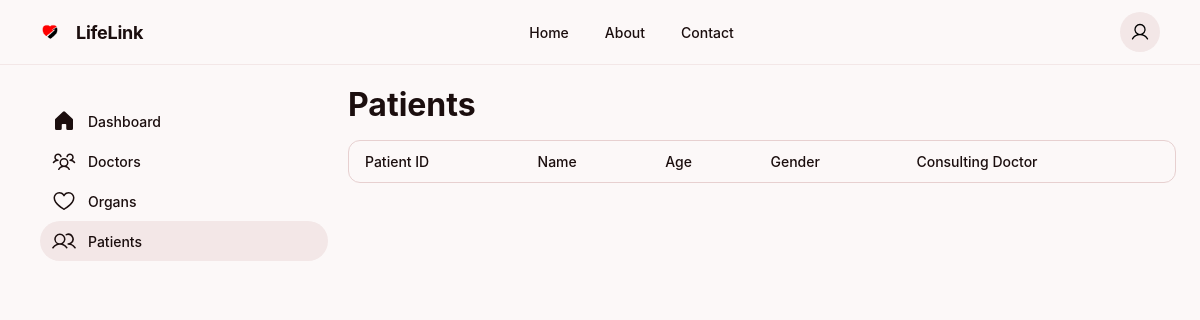
/hospital_patients/1, run on an earlier commit of the app's database.
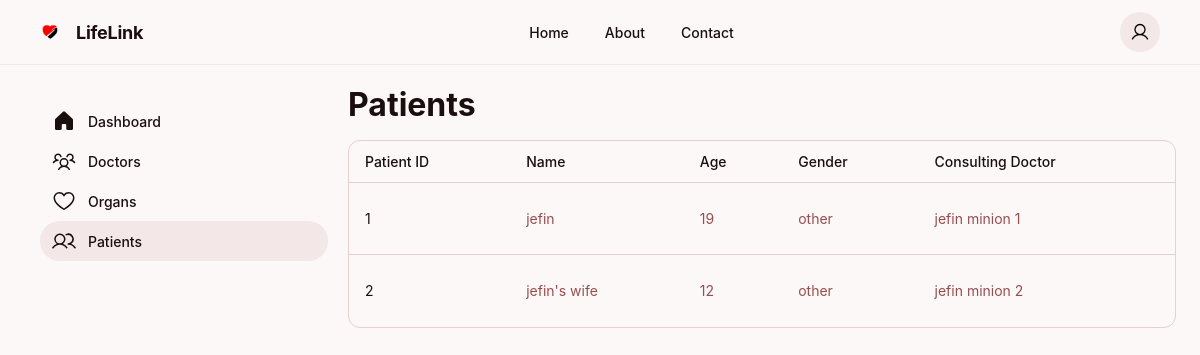
And on a later commit of the database.
### tables/models.py (models this page shows)
class Patient(models.Model):
    patient_name = models.CharField(max_length = 250)
    patient_age = models.IntegerField()
    patient_gender = models.CharField(max_length = 150)
    hospital = models.ForeignKey(Hospital,on_delete = models.SET_NULL, null=True,blank = True)
    doctor = models.ForeignKey(Doctor,on_delete = models.SET_NULL,null = True, blank = True)

class Doctor(models.Model):
    doctor_email = models.EmailField(max_length=254, unique=True, validators=[EmailValidator()])
    license_no = models.CharField(max_length=255)
    name = models.CharField(max_length=255)
    phone_no = models.CharField(max_length=15)
    dob = models.DateField()
    hospital = models.ForeignKey(Hospital, on_delete=models.SET_NULL, null=True, blank=True)
    address = models.CharField(max_length=400,null = True , blank=True)
    pic = models.ImageField(upload_to = "pictures",null=True,blank = True)
    def __str__(self):
        return self.name

### ods/views.py (the view)
# urls.py: path('hospital_patients/<int:id>',views.hospital_patients,name = "hospital_patients"),
def hospital_patients(request,id):
    hospital_info = Hospital.objects.get(id = id)
    patient_info = Patient.objects.filter(hospital = hospital_info.id)
    doctor_info = Doctor.objects.all()
    return render(request,'hospital-patients.html',context = {'id':id , 'hospital_info': hospital_info,'patient_info':patient_info,'doctor_info':doctor_info})

### templates/hospital-patients.html (shortened to what this page needs)
<!DOCTYPE html>
{% load static %}
<html>
<head>
    <link rel="stylesheet" href="{% static 'css/hospital.css' %}">
</head>
<body>
    <header>
        <div class="logo-container">
            <img src="{% static 'images/logo.png'%}" style="height: 20px;"/>
            <h2 class="brand-name">LifeLink</h2>
        </div>
        <nav class="nav-links">
            <a href="#" class="nav-link">Home</a>
            <a href="#" class="nav-link">About</a>
            <a href="#" class="nav-link">Contact</a>
        </nav>
        <div class="header-actions">
            <button class="icon-button">
            </button>
        </div>
    </header>
    <div class="main-container">
        <aside class="sidebar">
            <a href="/hospital_dashboard/{{id}}" class="sidebar-link ">
                Dashboard
            </a>
            <a href="/hospital_doctors/{{id}}" class="sidebar-link ">
                Doctors
            </a>
            <a href="/hospital_organs/{{id}}" class="sidebar-link ">
                Organs
            </a>
            <a href="/hospital_patients/{{id}}" class="sidebar-link active">
                Patients
            </a>
        </aside>
        <main class="main-content">
            <div class="dashboard-header">
                <h1 class="dashboard-title">Patients</h1>
            </div>
            <div class="table-container">
                <table>
                    <thead>
                        <tr>
                            <th>Patient ID</th>
                            <th>Name</th>
                            <th>Age</th>
                            <th>Gender</th>
                            <th>Consulting Doctor </th>
                        </tr>
                    </thead>
                    <tbody>
                        {%for items in patient_info%}
                        <tr>
                            <td>{{items.id}}</td>
                            <td>{{items.patient_name}}</td>
                            <td>{{items.patient_age}}</td>
                            <td>{{items.patient_gender}}</td>
                            <td>{{items.doctor}}</td>
                        </tr>
                        {% endfor %}
                    </tbody>
                </table>
            </div>
        </main>
    </div>
</body>
</html>

What changed in the data, as far as the page shows it:
added Patient: id "1", patient_name "jefin", patient_age "19", patient_gender "other", doctor "jefin minion 1"
added Patient: id "2", patient_name "jefin's wife", patient_age "12", patient_gender "other", doctor "jefin minion 2"
